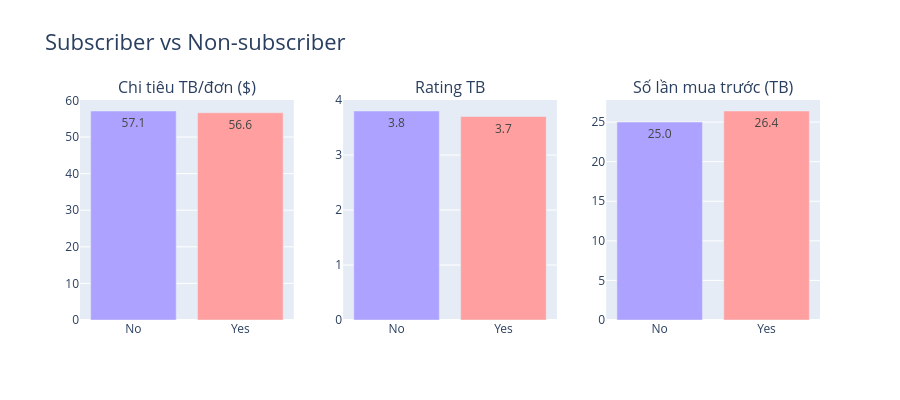

The cell this chart's notebook holds for it:
### Markdown cell above
### Subscription có đáng để đầu tư?

### Code cell
# So sánh hành vi Subscriber vs Non-subscriber
sub_analysis = df.groupby('Subscription_Status').agg(
    Customers=('Customer_ID', 'count'),
    Avg_Spend=('Price_in_USD', 'mean'),
    Avg_Rating=('Review_Rating', 'mean'),
    Avg_Prev_Purchases=('Previous_Purchases', 'mean')
).round(1)

fig = make_subplots(
    rows=1, cols=3,
    subplot_titles=["Chi tiêu TB/đơn ($)", "Rating TB", "Số lần mua trước (TB)"]
)

metrics = ['Avg_Spend', 'Avg_Rating', 'Avg_Prev_Purchases']
colors = ['#ADA2FF', '#FF9F9F']

for i, metric in enumerate(metrics, 1):
    fig.add_trace(go.Bar(
        x=sub_analysis.index, y=sub_analysis[metric],
        marker_color=colors,
        text=sub_analysis[metric].apply(lambda x: f"{x:.1f}"),
        textposition='auto'
    ), row=1, col=i)

fig.update_layout(showlegend=False, title_text="Subscriber vs Non-subscriber", title_font_size=22, height=400)
fig.show()

print(sub_analysis.to_string())
print(f"\nSubscriber chiếm: {sub_analysis.loc['Yes','Customers']/len(df)*100:.1f}%")

### Figure 1 — Plotly figure (JSON) as saved in the notebook; plotly's stock layout.template omitted (floating-point values rounded to 4 significant figures)
{"data": [{"marker": {"color": ["#ADA2FF", "#FF9F9F"]}, "text": ["57.1", "56.6"], "textposition": "auto", "type": "bar", "x": ["No", "Yes"], "xaxis": "x", "y": [57.1, 56.6], "yaxis": "y"}, {"marker": {"color": ["#ADA2FF", "#FF9F9F"]}, "text": ["3.8", "3.7"], "textposition": "auto", "type": "bar", "x": ["No", "Yes"], "xaxis": "x2", "y": [3.8, 3.7], "yaxis": "y2"}, {"marker": {"color": ["#ADA2FF", "#FF9F9F"]}, "text": ["25.0", "26.4"], "textposition": "auto", "type": "bar", "x": ["No", "Yes"], "xaxis": "x3", "y": [25.0, 26.4], "yaxis": "y3"}], "layout": {"annotations": [{"font": {"size": 16}, "showarrow": false, "text": "Chi tiêu TB/đơn ($)", "x": 0.1444, "xanchor": "center", "xref": "paper", "y": 1, "yanchor": "bottom", "yref": "paper"}, {"font": {"size": 16}, "showarrow": false, "text": "Rating TB", "x": 0.5, "xanchor": "center", "xref": "paper", "y": 1, "yanchor": "bottom", "yref": "paper"}, {"font": {"size": 16}, "showarrow": false, "text": "Số lần mua trước (TB)", "x": 0.8556, "xanchor": "center", "xref": "paper", "y": 1, "yanchor": "bottom", "yref": "paper"}], "height": 400, "showlegend": false, "title": {"font": {"size": 22}, "text": "Subscriber vs Non-subscriber"}, "xaxis": {"anchor": "y", "domain": [0, 0.2889]}, "xaxis2": {"anchor": "y2", "domain": [0.3556, 0.6444]}, "xaxis3": {"anchor": "y3", "domain": [0.7111, 1]}, "yaxis": {"anchor": "x", "domain": [0, 1]}, "yaxis2": {"anchor": "x2", "domain": [0, 1]}, "yaxis3": {"anchor": "x3", "domain": [0, 1]}}}
